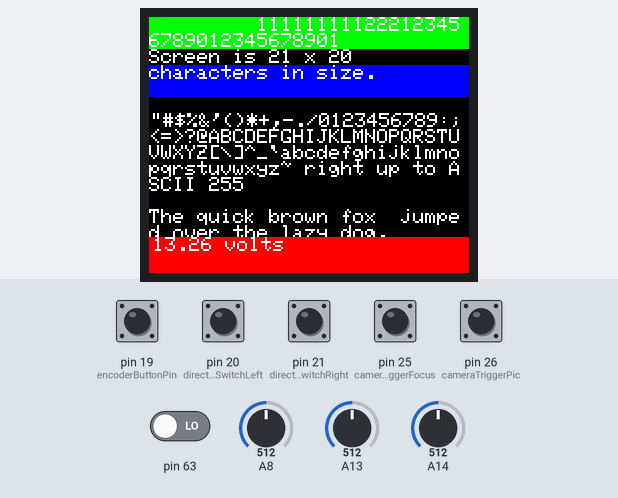
Simulated run of this sketch. Board: Arduino Mega 2560, built with avr-gcc and run on an emulated ATmega2560. On the bench: 160×128 colour display. The test bench sets the inputs (shaded band); at power-on: pin 19 (encoderButtonPin), pin 20 (directionSwitchLeft), pin 21 (directionSwitchRight), pin 25 (cameraTriggerFocus), pin 26 (cameraTriggerPic) HIGH, pin 63 LOW, A8 = 512, A13 = 512, A14 = 512. What the sketch prints to the serial monitor is not drawn.

Above: at 1.4 s.
1.5 s: A8 set to 490
At 2.3 s:
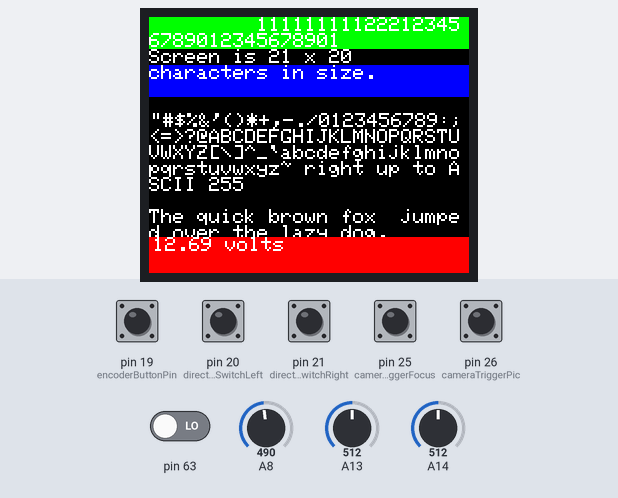
3.1 s: A8 set to 510
At 4.3 s:
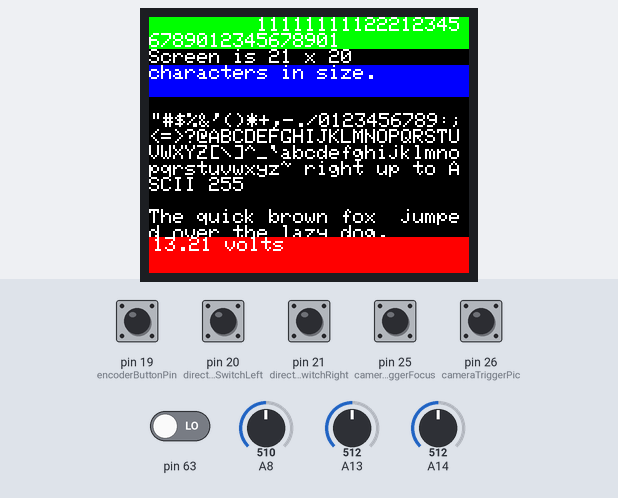
4.8 s: A8 set to 306
At 6.3 s:
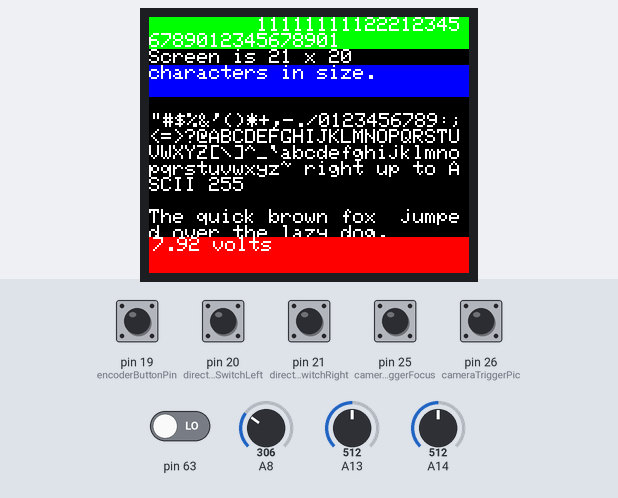
Timing chart, 0 to 7.8 s (numbered marks = the images above; inputs shaded):
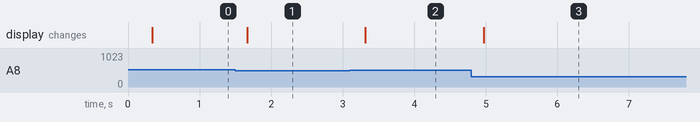

The sketch:

cameraSlider3_testHW.ino
```cpp
#include "hallSensorInput.h"
#include "timedelay.h"
#include "rotaryEncoder.h"
//#include "menu.h"
//#include "images.h"

#include <Adafruit_GFX.h>    // Core graphics library
#include <Adafruit_ST7735.h> // Hardware-specific library
#include <Fonts/FreeSerif9pt7b.h>
#include <SPI.h>

#include <avr/io.h>
#include <avr/interrupt.h>

/* Arduino Pro Mini
#define cs_sd   10
#define cs_lcd   9
#define dc       8
#define rst      7
*/

/* Slider Controller Atmega644 */
// RST PB2  2
// CS  PB4  4
// DC  PB3  3
#define cs_lcd   4
#define dc       3
#define rst      2

/*
 *  Camera photo requests
 *    focus  PA1 25
 *    pic    PA2 26
 */
#define cameraTriggerFocus 25
#define cameraTriggerPic 26


/* Camera photo trigger
 *  PA3 27
 *  PA4 28
 */
#define triggerFocus 27
#define triggerPic 28

/* Slider direction requests
 *  left PC4 20
 *  right PC5 21

*/
#define directionSwitchLeft 20
#define directionSwitchRight 21

/* Analog input pins
 *  sens1 PA5 29
 *  sens2 PA6 30
*/
#define hallSensorLeft 29
#define hallSensorRight 30

/* rotary encoder
 *  button - PC3 19
 *  right - PC2 18
 *  left - PC1 17

*/
#define encoderPinLeft 17
#define encoderPinRight 18
#define encoderButtonPin 19

/*
 *  Voltage sensor
 *  PA0
 */
#define batterySensor 24

timedelay StatisticsDelay(330); // How frequently to print statistics
timedelay triggerDelay(2000); // Testing camera trigger delay
rotaryEncoder encoder(encoderPinLeft, encoderPinRight, encoderButtonPin);
int cameraTriggerState = 0;
// built in SPI interface
Adafruit_ST7735 tft = Adafruit_ST7735(cs_lcd, dc, rst);

// ISR to aggregate rotary encoder movement
ISR (PCINT2_vect) {
  if (digitalRead(encoderPinLeft) == digitalRead(encoderPinRight)) {
    encoder.stepUp();
  } else {
    encoder.stepDown();
  }
}

void setup() {
  // put your setup code here, to run once:
  Serial.begin(115200);
  Serial.println("Starting");

  pinMode(cameraTriggerFocus, INPUT);
  digitalWrite(cameraTriggerFocus, HIGH);
  pinMode(cameraTriggerPic, INPUT);
  digitalWrite(cameraTriggerPic, HIGH);
  pinMode(triggerFocus, OUTPUT);
  pinMode(triggerPic, OUTPUT);

  pinMode(directionSwitchLeft, INPUT);
  digitalWrite(directionSwitchLeft, HIGH);
  pinMode(directionSwitchRight, INPUT);
  digitalWrite(directionSwitchRight, HIGH);

  pinMode(hallSensorLeft, INPUT);
  pinMode(hallSensorRight, INPUT);

  pinMode(batterySensor, INPUT);

  encoder.init();

  PCMSK2 |= (1 << PCINT17); /* Enable PCINT17 */
  PCICR |= (1 << PCIE2); /* Activate interrupt on enabled PCINT23-16 */
  sei();                    // turn on interrupts

  tft.initR(INITR_BLACKTAB);
  tft.setRotation(1); // 0 - Portrait, 1 - Landscape

  tft.fillScreen (ST7735_BLACK);
  tft.fillRect (0, 0, 160, 16, ST7735_GREEN);
  tft.fillRect (0, 24, 160, 16 ,ST7735_BLUE);
  testdrawtext ("         111111111222123456789012345678901\nScreen is 21 x 20\ncharacters in size.\n", ST7735_WHITE);

  tft.setCursor (1, 48);
  tft.println ("\"#$%&'()*+,-./0123456789:;<=>?@ABCDEFGHIJKLMNOPQRSTUVWXYZ[\\]^_`abcdefghijklmnopqrstuvwxyz~ right up to ASCII 255\n\nThe quick brown fox  jumped over the lazy dog.\n\n");
}

/* testing slider hardware functionality */
void loop() {
    StatisticsDelay.cycle();
    triggerDelay.cycle();
    if (StatisticsDelay.hasPassed()) {
    StatisticsDelay.reset();
    Serial.print("CamFoc: ");
    Serial.print(!digitalRead(cameraTriggerFocus));
    Serial.print(" CamPic: ");
    Serial.print(!digitalRead(cameraTriggerPic));
    Serial.print(" Enc Press: ");
    Serial.print(encoder.buttonPressed());
    Serial.print(" Enc count: ");
    Serial.print(encoder.getCurrentPosition());
    Serial.print(" Left: ");
    Serial.print(!digitalRead(directionSwitchLeft));
    Serial.print(" Right: ");
    Serial.print(!digitalRead(directionSwitchRight));
    Serial.print(" End1: ");
    Serial.print(analogRead(hallSensorLeft));
    Serial.print(" End2: ");
    Serial.print(analogRead(hallSensorRight));
    Serial.print(" Voltage: ");
    Serial.print(analogRead(batterySensor));
    Serial.print(" - ");
    Serial.println(map(analogRead(batterySensor), 0, 1023, 0, 2650) / 100.0);
    tft.setCursor(2, 128-18);
    tft.fillRect(0, 128-18, 160, 18, ST7735_RED);
    tft.print(map(analogRead(batterySensor), 0, 1023, 0, 2650) / 100.0);
    tft.print(" volts");
  }
  if (triggerDelay.hasPassed()) {
    triggerDelay.reset();
    if (cameraTriggerState == 3) {
      Serial.println("Entering state 3. Resetting");
      cameraTriggerState = 0;
    }

    if (cameraTriggerState == 2) {
      cameraTriggerState++;
      Serial.println("Entering state 2. All lights off");
      digitalWrite(triggerFocus, LOW);
      digitalWrite(triggerPic, LOW);
    }

    if (cameraTriggerState == 1) {
      Serial.println("Entering state 1. Pic");
      cameraTriggerState++;
      digitalWrite(triggerPic, HIGH);
    }

    if (cameraTriggerState == 0) {
      Serial.println("Entering state 0. Focus");
      cameraTriggerState++;
      digitalWrite(triggerFocus, HIGH);
    }
  }
}

void testdrawtext(char *text, uint16_t color) {
  tft.setCursor(0, 0);
  tft.setTextColor(color);
  tft.setTextWrap(true);
  tft.print(text);
}
```

rotaryEncoder.cpp
```cpp
#include "Arduino.h"
#include "rotaryEncoder.h"

rotaryEncoder::rotaryEncoder(int pinLeft, int pinRight, int buttonPin) {
	_pinLeft = pinLeft;
	_pinRight = pinRight;
	_buttonPin = buttonPin;
	_currentPosition = 0;
	_step = 1;
	_min = -100;
	_max = 100;
	_buttonState = 0;
  _pushTime = 1000;
  _pusStartTime = ULONG_MAX - 10000;
}

void rotaryEncoder::init() {
	pinMode(_pinLeft, INPUT);
	digitalWrite(_pinLeft, HIGH);       // turn on pullup resistor
	pinMode(_pinRight, INPUT);
	digitalWrite(_pinRight, HIGH);       // turn on pullup resistor
	pinMode(_buttonPin, INPUT);
	digitalWrite(_buttonPin, HIGH);       // turn on pullup resistor
}

void rotaryEncoder::setPushTime(int tm) {
  _pushTime = tm;
}

int rotaryEncoder::buttonLongPressed() {
  if (millis() > _pusStartTime + _pushTime) {
    _pusStartTime = ULONG_MAX - 10000;
    _buttonState = 0;
    return 1;
  } else {
    return 0;
  }
}

void rotaryEncoder::stepUp() {
	_currentPosition += _step;
	if (_currentPosition > _max) {
		_currentPosition = _max;
	}
}

void rotaryEncoder::stepDown() {
	_currentPosition -= _step;
	if (_currentPosition < _min) {
		_currentPosition = _min;
	}
}

void rotaryEncoder::setStep(int step) {
	_step = step;
}

void rotaryEncoder::setCurrentPosition(int position) {
	_currentPosition = position;
}

int rotaryEncoder::getCurrentPosition() {
	return _currentPosition;
}

int rotaryEncoder::buttonPressed() {
	if (_buttonState == 0 && (!digitalRead(_buttonPin))) {
		_buttonState = 1;
    _pusStartTime = millis();
		return 1;
	} else if ((_buttonState == 1) && (digitalRead(_buttonPin))) {
		_buttonState = 0;
    _pusStartTime = ULONG_MAX - 10000;
		return 0;
	}
	//Serial.println("Fail in rotaryEncoder::buttonPressed()");
	return 0;
}

int rotaryEncoder::buttonPressedReleased() {
  if (_buttonState == 0 && (!digitalRead(_buttonPin))) {
    _buttonState = 1;
    _pusStartTime = millis();
    return 0;
  } else if ((_buttonState == 1) && (digitalRead(_buttonPin))) {
    _buttonState = 0;
    _pusStartTime = ULONG_MAX - 10000;
    return 1;
  }
  //Serial.println("Fail in rotaryEncoder::buttonPressed()");
  return 0;
}

void rotaryEncoder::setLimits(int min, int max) {
	_min = min;
	_max = max;
}
```

rotaryEncoder.h
```cpp
/*
 * Class usage:
 * rotaryEncoder encoder(pinLeft, pinRight, buttonPin);
 *
 * setup():
 *		encoder.init();
 *		attachInterrupt(digitalPinToInterrupt(_pinLeft), rotaryEncoderISR, CHANGE);
 *
 *	ISR: copy function and follow instructions
 */

// Copy this to the code and change pinLeft, pinRight and coder to your encoder instance
// also add this to setup()   attachInterrupt(digitalPinToInterrupt(_pinLeft), rotaryEncoderISR, CHANGE);
//void rotaryEncoderISR() {
//  if (digitalRead(_pinLeft) == digitalRead(_pinRight)) {
//    coder.stepUp();
//  } else {
//    coder.stepDown();
//  }
//}

#ifndef rotaryEncoder_h
#define rotaryEncoder_h

#include "Arduino.h"
#include <limits.h>

class rotaryEncoder
{
public:
	rotaryEncoder(int pinLeft, int pinRight, int buttonPin);
	void init();
	void setStep(int step);
	void setCurrentPosition(int position);
  void setPushTime(int tm);
  int buttonLongPressed();
  int buttonPressedReleased();
	int getCurrentPosition();
	int buttonPressed();
	void stepUp();
	void stepDown();
	void setLimits(int min, int max);
private:
	byte _buttonState;
	int _currentPosition;
	int _step;
	int _pinLeft;
	int _pinRight;
	int _buttonPin;
	int _min;
	int _max;
  int _pushTime;
  unsigned long _pusStartTime;
};


#endif
```

timedelay.cpp
```cpp
#include "Arduino.h"
#include "timedelay.h"

timedelay::timedelay(unsigned long delayTime) {
  _previousTime = 0;
  _delayTime = delayTime;
}

void timedelay::setTime(unsigned long delayTime) {
	_delayTime = delayTime;
}

unsigned long timedelay::getTime() {
  return _delayTime;
}

bool timedelay::hasPassed() {
  if (_currentTime > _previousTime + _delayTime) {
    return 1;
  } else {
    return 0;
  }
}

void timedelay::reset() {
   _previousTime = _currentTime;
}

void timedelay::cycle() {
  _currentTime = millis();
}
```

timedelay.h
```cpp
#ifndef timedelay_h
#define timedelay_h

#include "Arduino.h"

class timedelay
{
  public:
    timedelay(unsigned long delayTime);
    bool hasPassed();
    void setTime(unsigned long delayTime);
    unsigned long getTime();
    void cycle();
    void reset();
  private:
    unsigned long _delayTime;
    unsigned long  _previousTime;
    unsigned long _currentTime;
    //int _hasCycled; // used so we can use hasPassed after reset() is called.
};


#endif
```

hallSensorInput.cpp
```cpp
#include "Arduino.h"
#include "hallSensorInput.h"

hallSensorInput::hallSensorInput(int leftPin, int rightPin) {
	_rightPin = rightPin;
	_leftPin = leftPin;
}

void hallSensorInput::init() {
	pinMode(_rightPin, INPUT);
	pinMode(_leftPin, INPUT);
}

void hallSensorInput::readSensors() {
	_leftValue = analogRead(_leftPin);
	_rightValue = analogRead(_rightPin);
}

int hallSensorInput::getRawLeft() {
  return _leftValue;
}

int hallSensorInput::getRawRight() {
  return _rightValue;
}

int hallSensorInput::endReached() {
	if (_leftValue < 500) {
		return 1;
	} else if (_rightValue < 500) {
		return 1;
	}
	return 0;
}

int hallSensorInput::rightReached() {
	return (_rightValue < 500);
}

int hallSensorInput::leftReached() {
	return (_leftValue < 500);
}
```

hallSensorInput.h
```cpp
#ifndef hallSensorInput_h
#define hallSensorInput_h

#include "Arduino.h"

class hallSensorInput
{
  public:
	hallSensorInput(int leftPin, int rightPin);
	void readSensors();
	int endReached();
	int rightReached();
	int leftReached();
  int getRawLeft();
  int getRawRight();
	void init();
  private:
	int _rightPin;
	int _leftPin;
	int _leftValue;
	int _rightValue;
};

#endif
```

Measured:
- after the input at 1.5 s, the display: changes after 0.16 s (image 1)
- after the input at 3.1 s, the display: changes after 0.22 s (image 2)
- after the input at 4.8 s, the display: changes after 0.17 s (image 3)
